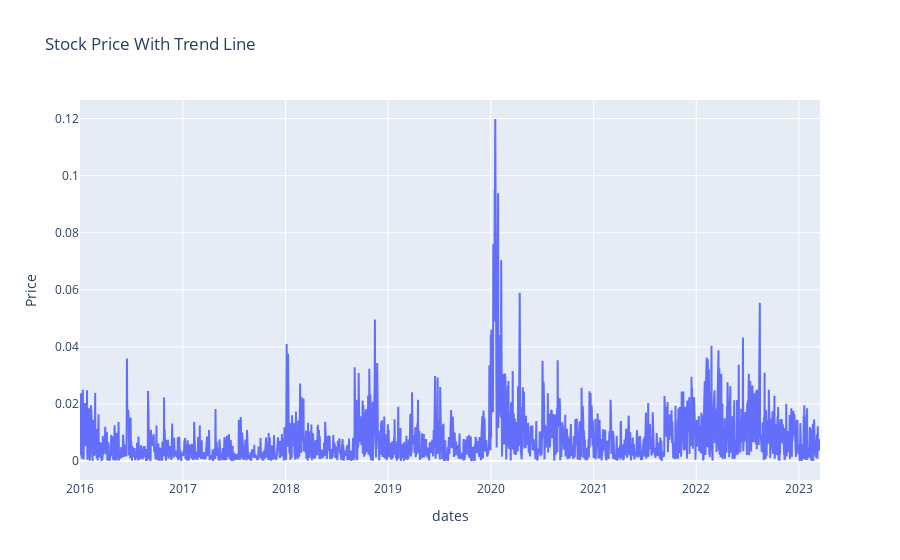

The notebook cell this image was saved under:
### Code cell
new_arr = []
for i in range(1, len(px_arr_)):
    new_arr.append(abs(px_arr_[i]-px_arr_[i-1])/px_arr_[i-1])
fig = go.Figure()

# add the line trace using add_trace() method

fig.add_trace(go.Scatter(x = date_arr, y=new_arr, mode='lines', name='Stock price'))


# customize the layout
fig.update_layout(title='Stock Price With Trend Line',
                  xaxis_title='dates',
                  yaxis_title='Price')

# show the figure
fig.show()

### Figure 1 — Plotly figure (JSON) as saved in the notebook; plotly's stock layout.template omitted (floating-point values rounded to 4 significant figures; data arrays with more than 128 entries replaced by an {"elided": "..."} marker saying what was removed)
{"data": [{"mode": "lines", "name": "Stock price", "type": "scatter", "x": {"elided": "1952 str values"}, "y": {"elided": "1881 float values"}}], "layout": {"title": {"text": "Stock Price With Trend Line"}, "xaxis": {"title": {"text": "dates"}}, "yaxis": {"title": {"text": "Price"}}}}
